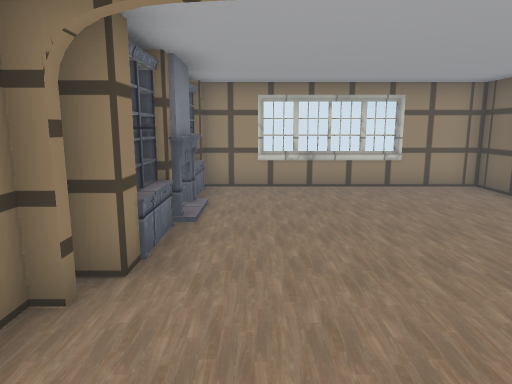
view 1 (above)

16 first-person views from a walk through a Unity game level. The camera is 1.5 m above the floor, tilts 10° down and sees 70° across. The floor is counted in squares, 1 m on a side. Each view is taken from the middle of a square. On the plan, view 1 faces up. The plan holds only what a view shows up to about 16 squares ahead; the rest is blank. Door leaves are left out, so doorways stand open. Some surface patterns are stand-ins.

view 2
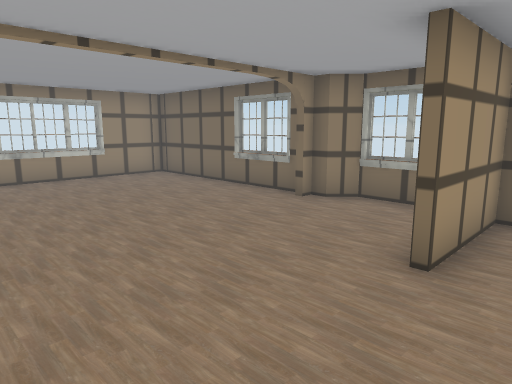

view 3
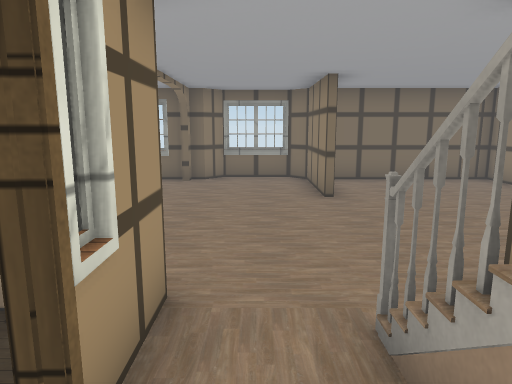

view 4
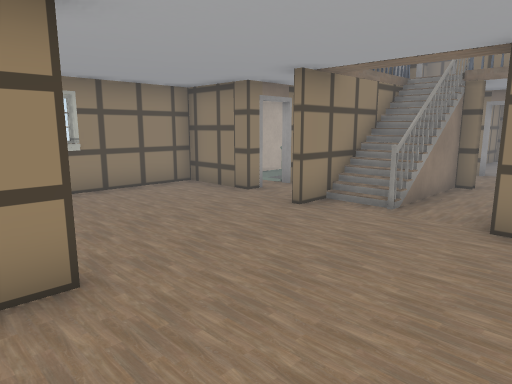

view 5
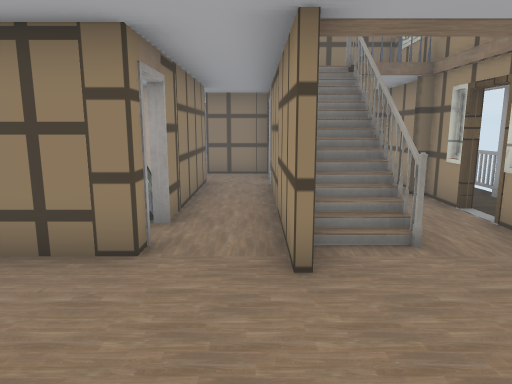

view 6
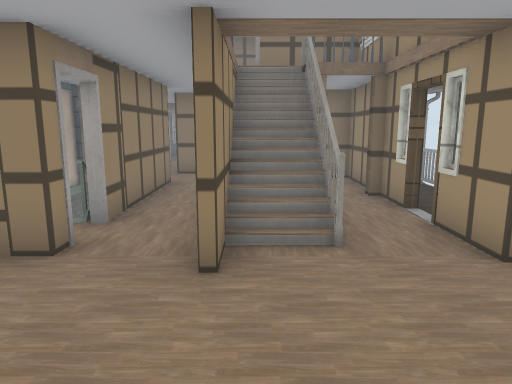

view 7
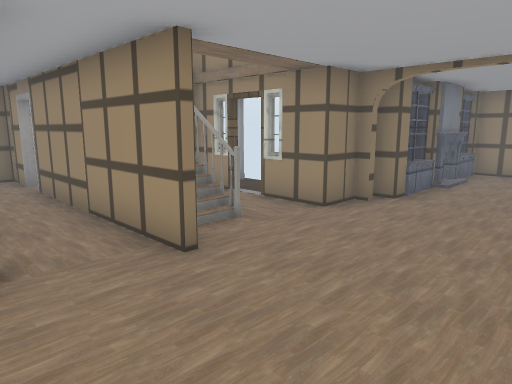

view 8
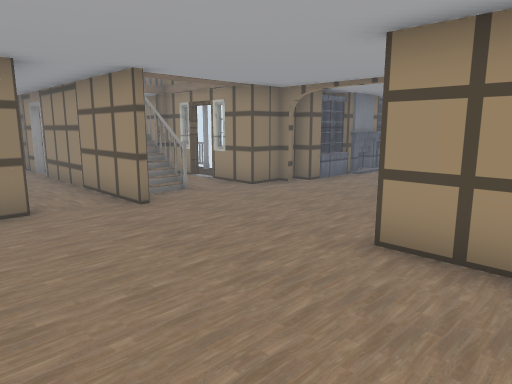

view 9
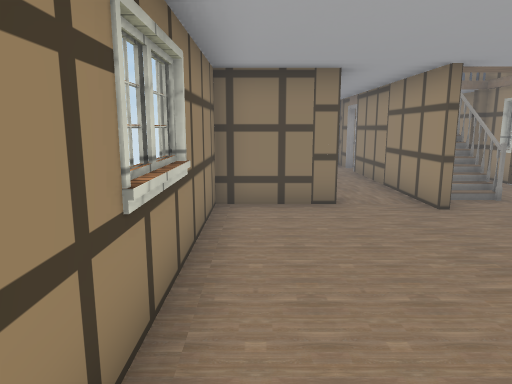

view 10
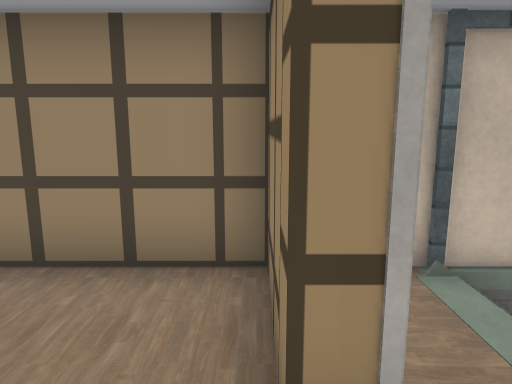

view 11
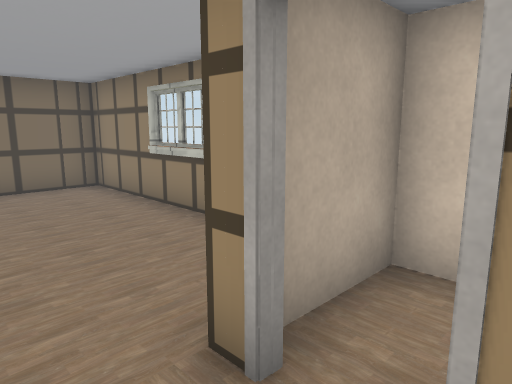

view 12
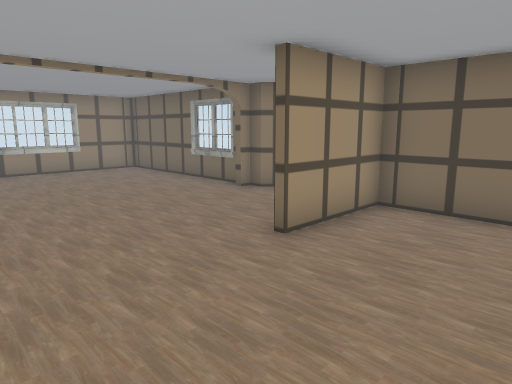

view 13
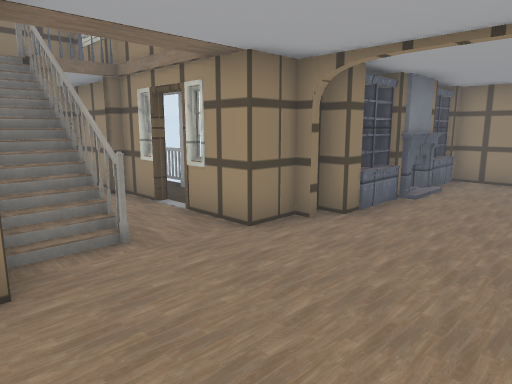

view 14
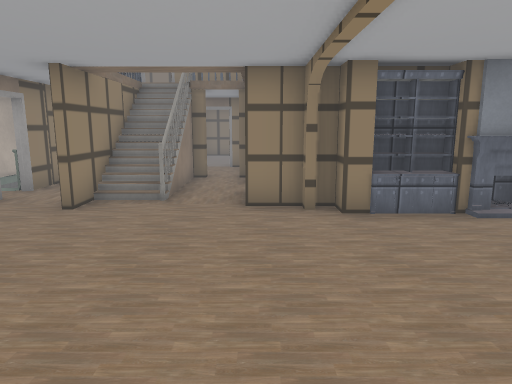

view 15
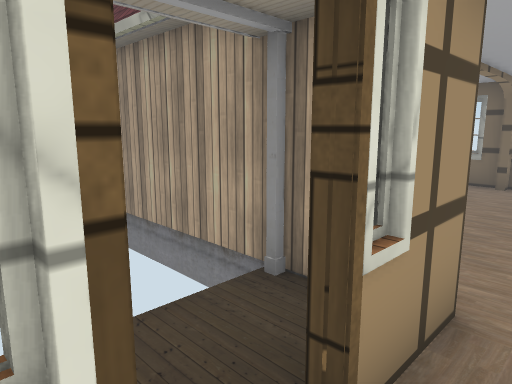

view 16
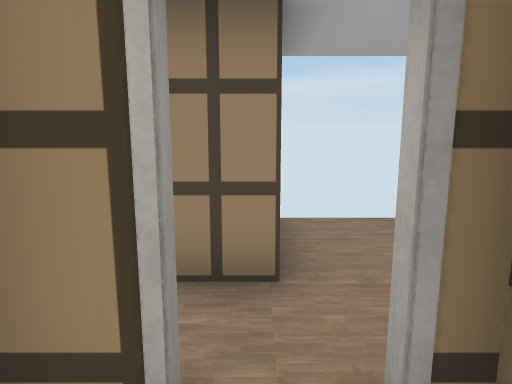

### Floor plan
Ten units are one square. View 1 is at (0, 0); x grows to the right and y downward. Boxes are objects, and circles mark ways between rooms. Rooms are numbered by the first view taken in them; rooms with no view inside come last. Other rooms are left out.
<svg viewBox="-95 -98 162 168">
<path fill="none" stroke="#000" d="M28 5 57 5 62 0 62 -20 57 -25 57 -29 52 -29M-16 16 -26 16M-12 -48 -19 -48M57 7 28 7M-13 -55 -13 -35 -19 -35 -19 -18 -38 -18M57 -31 57 -93 -13 -93 -13 -64M-16 -55 -16 -40M-45 -18 -60 -18M-28 34 -21 34 -21 59M-49 14 -16 14M-11 -74 -11 -64M-60 -1 -24 -1M-20 58 57 58 57 5M-16 -90 -16 -79M-39 -3 -30 0M-11 -69 -19 -69 -19 -64M-62 -35 -78 -35M-26 16 -66 16M-82 34 -36 34M-25 -1 -35 2M-90 -1 -90 14M-60 -18 -90 -18 -90 -10M-78 14 -69 14M-23 59 -23 39M-79 58 -20 58"/>
<rect x="-65" y="-35" width="10" height="10" fill="#bbb"><title>other object</title></rect>
<rect x="-25" y="-35" width="10" height="10" fill="#bbb"><title>other object</title></rect>
<rect x="-45" y="55" width="10" height="10" fill="#bbb"><title>other object</title></rect>
<circle cx="-20" cy="20" r="3" fill="#2a7"/>
<circle cx="-30" cy="35" r="3" fill="#2a7"/>
<circle cx="-60" cy="-10" r="3" fill="#2a7"/>
<text x="10" y="-10">1</text>
<text x="-50" y="30">2</text>
<text x="-80" y="-10">3</text>
<text x="-50" y="50">4</text>
</svg>
Room 1 opens to room 2. Room 1 opens to room 3.

Where each view was taken, in squares from view 1:
view 1: 0 up, 0 right, facing up
view 2: 2 down, 1 left, facing up-right
view 3: 1 up, 5 left, facing right
view 4: 3 up, 4 right, facing down-left
view 5: 2 down, 2 right, facing left
view 6: 1 down, 2 right, facing left
view 7: 4 down, 2 right, facing up-left
view 8: 5 down, 5 right, facing up-left
view 9: 5 down, 5 right, facing left
view 10: 2 down, 2 left, facing down
view 11: 2 down, 4 left, facing down-right
view 12: 4 down, 1 left, facing up-right
view 13: 2 down, 2 right, facing up-left
view 14: 2 up, 5 right, facing left
view 15: 1 up, 5 left, facing up-right
view 16: 0 up, 8 left, facing down
